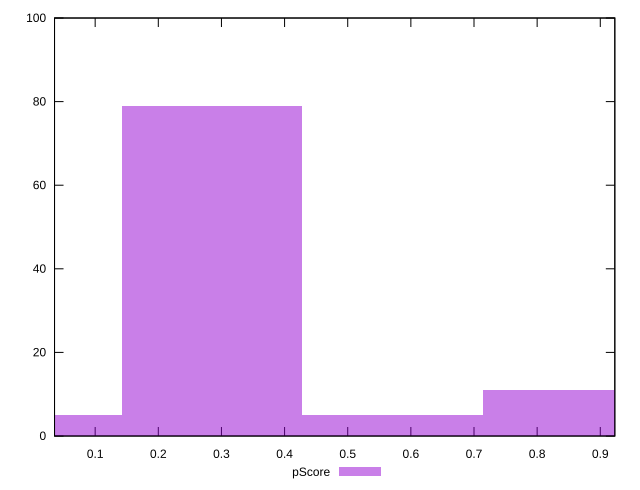

Write the gnuplot code that produced this figure.
reset

$pScore <<EOF
0.28558019532346157 79
0.8567405859703847 11
0.5711603906469231 5
0 5
EOF

set key outside below
set boxwidth 0.28558019532346157
set xrange [0.035658611807630525:0.9230295003292361]
set yrange [0:100]
set trange [0:100]
set style fill transparent solid 0.5 noborder
set terminal svg size 640, 490 enhanced background rgb 'white'
set output "reprap/first-meaningful-paint/samples/pages+cached+noexternal/pScore/histogram.svg"

plot $pScore title "pScore" with boxes

reset
